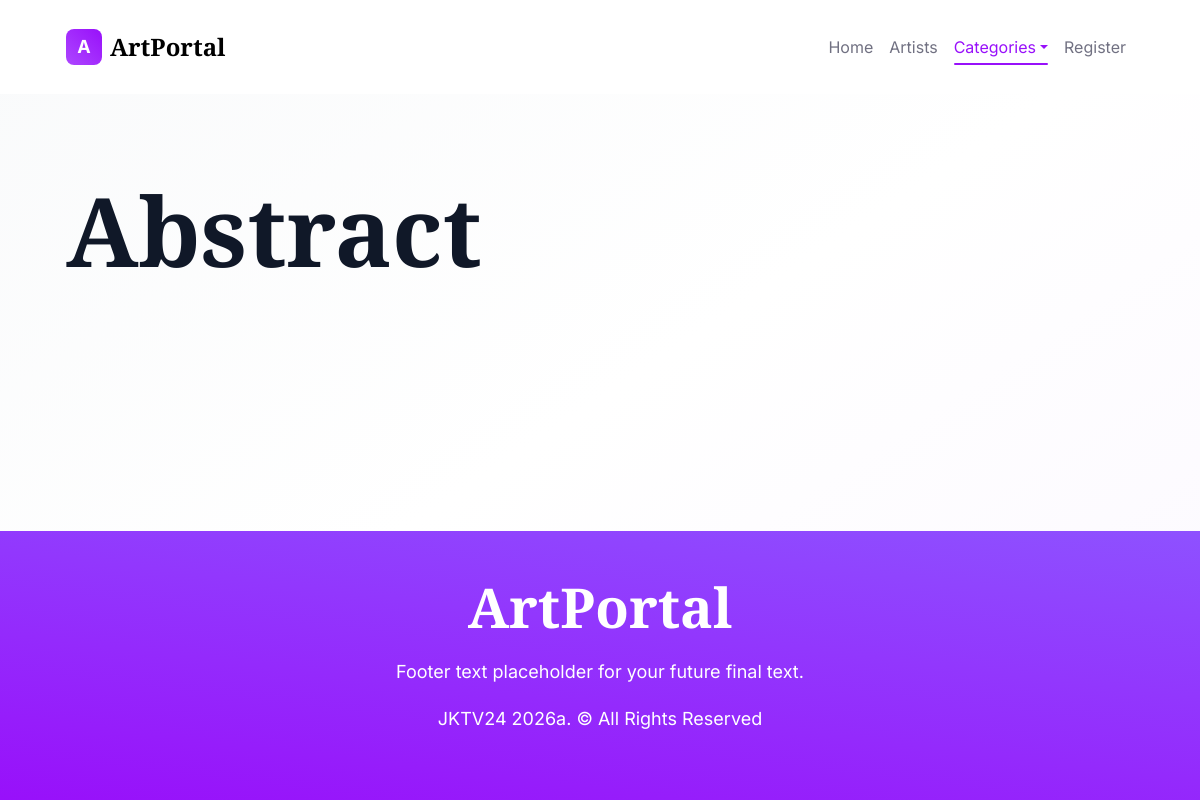
Page /category?id=1 on the earlier database version.
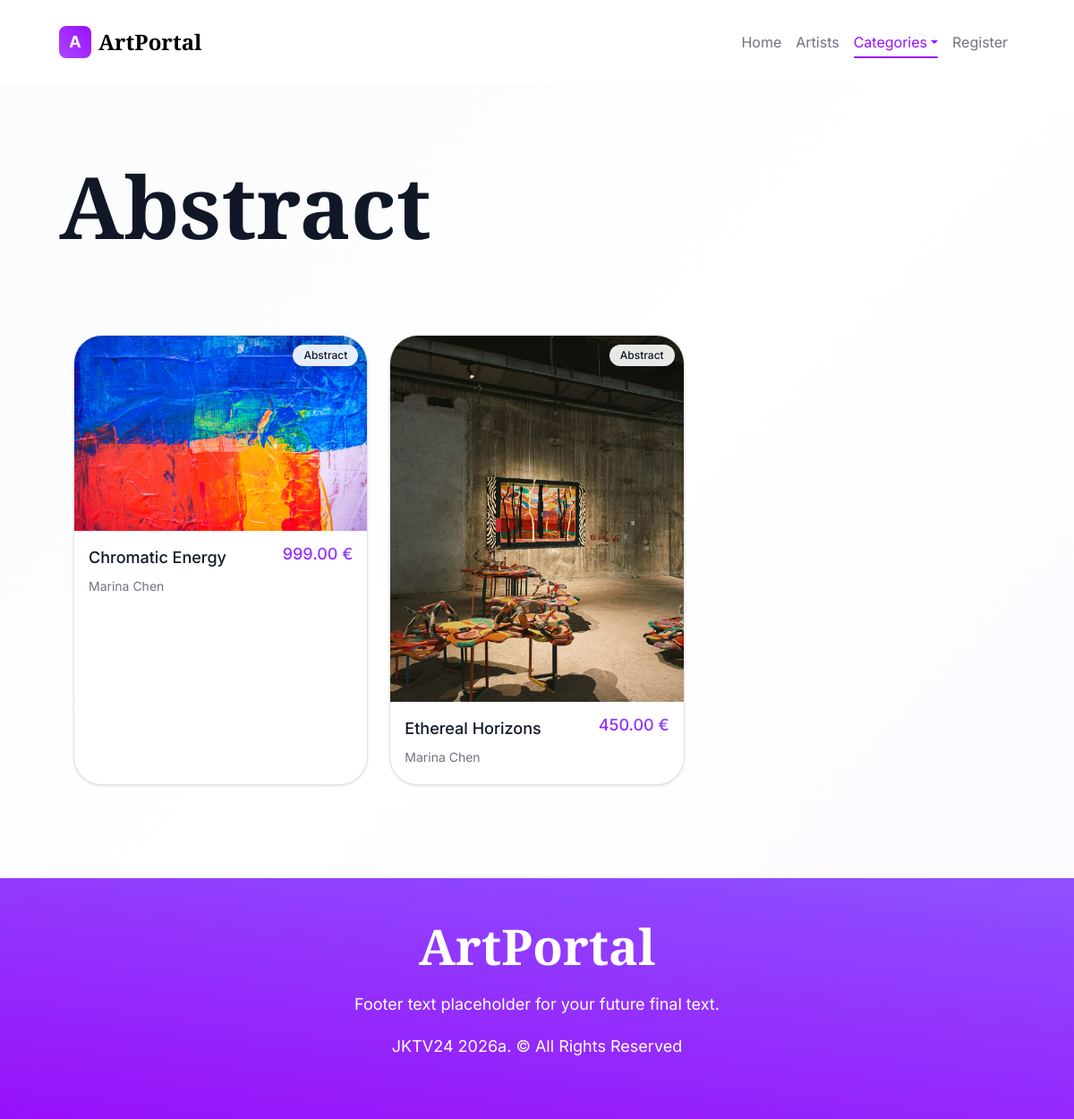
Same page on the later database version.
### tables this page shows
CREATE TABLE `paintings` (
  `id` int(11) NOT NULL,
  `title` varchar(255) NOT NULL,
  `description` text NOT NULL,
  `image` varchar(255) NOT NULL,
  `year_created` year(4) NOT NULL,
  `category_id` int(11) NOT NULL,
  `artist_id` int(11) NOT NULL,
  `medium` varchar(255) NOT NULL,
  `dimensions` varchar(100) NOT NULL,
  `price` decimal(10,2) NOT NULL,
  `created_at` datetime NOT NULL DEFAULT current_timestamp(),
  `updated_at` datetime NOT NULL DEFAULT current_timestamp()
);

CREATE TABLE `categories` (
  `id` int(11) NOT NULL,
  `name` varchar(50) NOT NULL
);

CREATE TABLE `artists` (
  `id` int(11) NOT NULL,
  `name` varchar(255) NOT NULL,
  `location` varchar(100) NOT NULL,
  `birth_date` date NOT NULL,
  `bio` text DEFAULT NULL,
  `picture` varchar(255) DEFAULT NULL,
  `created_at` datetime NOT NULL DEFAULT current_timestamp(),
  `user_id` int(11) NOT NULL,
  `updated_at` datetime NOT NULL DEFAULT current_timestamp()
);

### controllers/Controller.php (called while the page is built, shortened)
<?php
class Controller {
     public static function PaintingsByCategoryID($id) {
        $arr = Paintings::getPaintingsByCategoryID($id);
        include_once 'views/partials/paintings.php';
        include_once 'views/paintings_by_category.php';
    }
}

### routes/routing.php (called while the page is built, shortened)
<?php
$host = explode('?', $_SERVER['REQUEST_URI'])[0];
$num = substr_count($host, '/');
$path = explode('/', $host)[$num];
$id = isset($_GET['id']) ? (int)$_GET['id'] : 0;
if($path == '' || $path == 'index' || $path == 'index.php') {
    $response = Controller::StartSite();
}
elseif($path == 'all') {
    $response = Controller::AllPaintings();
}
elseif($path == 'category') {
    if ($id > 0) {
        $response = Controller::PaintingsByCategoryID($id);
    } else {
    $response = Controller::error404();
    }
}
elseif($path == 'paintings') {
    if ($id > 0) {
        $response = Controller::PaintingByID($id);
    } else {
        $response = Controller::error404();
    }
}
elseif($path == 'artists') {
    $response = Controller::AllArtists();
}
elseif($path == 'artist') {
    if ($id > 0) {
        $response = Controller::ArtistByID($id);
    } else {
        $response = Controller::error404();
    }
}
else{
    $response = Controller::error404();
}
?>

### index.php (called while the page is built, shortened)
<?php
include_once 'config/Database.php';
require 'models/Categories.php';
require 'models/Paintings.php';
include_once 'controllers/Controller.php';
include_once 'routes/routing.php';
?>

### config/Database.php (called while the page is built, shortened)
<?php
class Database {
    private $conn;
    private $host;
    private $user;
    private $password;
    private $baseName;
    function __construct() {
        $this->host = $_ENV['DB_HOST'] ?? 'localhost';
        $this->user = $_ENV['DB_USER'] ?? 'root';
        $this->password = $_ENV['DB_PASSWORD'] ?? '';
        $this->baseName = $_ENV['DB_NAME'] ?? 'art_portal';
    }
    function connect() {
        if (!$this->conn) {
            try {
                $this->conn = new PDO('mysql:host='.$this->host.';dbname='.$this->baseName.';charset=utf8mb4',
                $this->user,
                $this->password,
                );
                $this->conn->setAttribute(PDO::ATTR_ERRMODE, PDO::ERRMODE_EXCEPTION);
            }
            catch (Exception $e) {
                die('Connection failed : ' . $e->getMessage());
            }
        }
        return $this->conn;
    }
    function disconnect() {
        if ($this->conn) {
            $this->conn = null;
        }
    }
    function getAll($query, $params = []) {
        $stmt = $this->conn->prepare($query);
        $stmt->execute($params);
        $stmt->setFetchMode(PDO::FETCH_ASSOC);
        $response = $stmt->fetchAll();
        return $response;
    }
}

### models/Paintings.php (called while the page is built, shortened)
<?php
class Paintings{
    public static function getPaintingsByCategoryID($id) {
        $query = "
            SELECT
                paintings.*,
                artists.name AS artist_name,
                categories.name AS category
            FROM paintings
            JOIN artists ON paintings.artist_id = artists.id
            JOIN categories ON paintings.category_id = categories.id
            WHERE paintings.category_id = ?
            ORDER BY paintings.id DESC
        ";
        $db = new Database();
        $arr = $db->getAll($query, [$id]);
        return $arr;
    }
}
?>

### views/partials/paintings.php (shortened to what the changed rows need)
<?php
class ViewPaintings{
    public static function PaintingsGrid($arr, $imagesOnly = false, $asymmetric = true) {
        echo '<div class="container my-4">';
        $gridClass = $asymmetric ? 'row g-4 paintings-grid paintings-grid--asymmetric' : 'row g-4 paintings-grid paintings-grid--regular';
        echo '<div class="' . $gridClass . '">';
        foreach($arr as $index => $value) {
            $itemClasses = $asymmetric ? 'paintings-grid-item' : 'col-sm-6 col-md-4 col-lg-4';
            echo '<div class="' . $itemClasses . '">';
                $linkClass = 'd-block h-100 text-reset';
                $cardClass = $asymmetric ? 'card rounded-5 overflow-hidden' : 'card h-100 rounded-5 overflow-hidden';
                echo '<a href="paintings?id=' . $value['id'] . '" class="' . $linkClass . '">';
                    echo '<div class="' . $cardClass . '">';
                        echo '<div class="card-img-wrapper position-relative">';
                            echo '<img src="images/paintings/' . htmlspecialchars($value['image'] ?? '', ENT_QUOTES, 'UTF-8') . '" class="card-img-top" alt="' . htmlspecialchars($value['title'], ENT_QUOTES, 'UTF-8') . '" onerror="this.onerror=null;this.src=\'images/test.jpg\';">';
                            if (!$imagesOnly) {
                                echo '<span class="category-badge">' . htmlspecialchars($value['category'] ?? 'Unknown', ENT_QUOTES, 'UTF-8') . '</span>';
                            }
                        echo '</div>';
                        if (!$imagesOnly) {
                            echo '<div class="card-body">';
                            echo '<div class="painting-meta d-flex justify-content-between align-items-start gap-2 mb-2">';
                                echo '<h3 class="card-title painting-title mb-0">' . htmlspecialchars($value['title'], ENT_QUOTES, 'UTF-8') . '</h3>';
                                echo '<p class="card-text painting-price text-nowrap mb-0">' . htmlspecialchars($value['price'] ?? 'Unknown', ENT_QUOTES, 'UTF-8') . ' €</p>';
                            echo '</div>';
                                echo '<p class="card-text mb-1">' . htmlspecialchars($value['artist_name'] ?? 'Unknown', ENT_QUOTES, 'UTF-8') . '</p>';
                            echo '</div>';
                        }
                    echo '</div>';
                echo '</a>';
            echo '</div>';
        }
        echo '</div>';
        echo '</div>';
    }
}
?>

Differences in the rows shown:
now on this page (row edited): paintings: image (picture), category.name "Abstract", title "Chromatic Energy", price "999.00", artist.name "Marina Chen"
now on this page (row edited): paintings: image (picture), category.name "Abstract", title "Ethereal Horizons", price "450.00", artist.name "Marina Chen"
